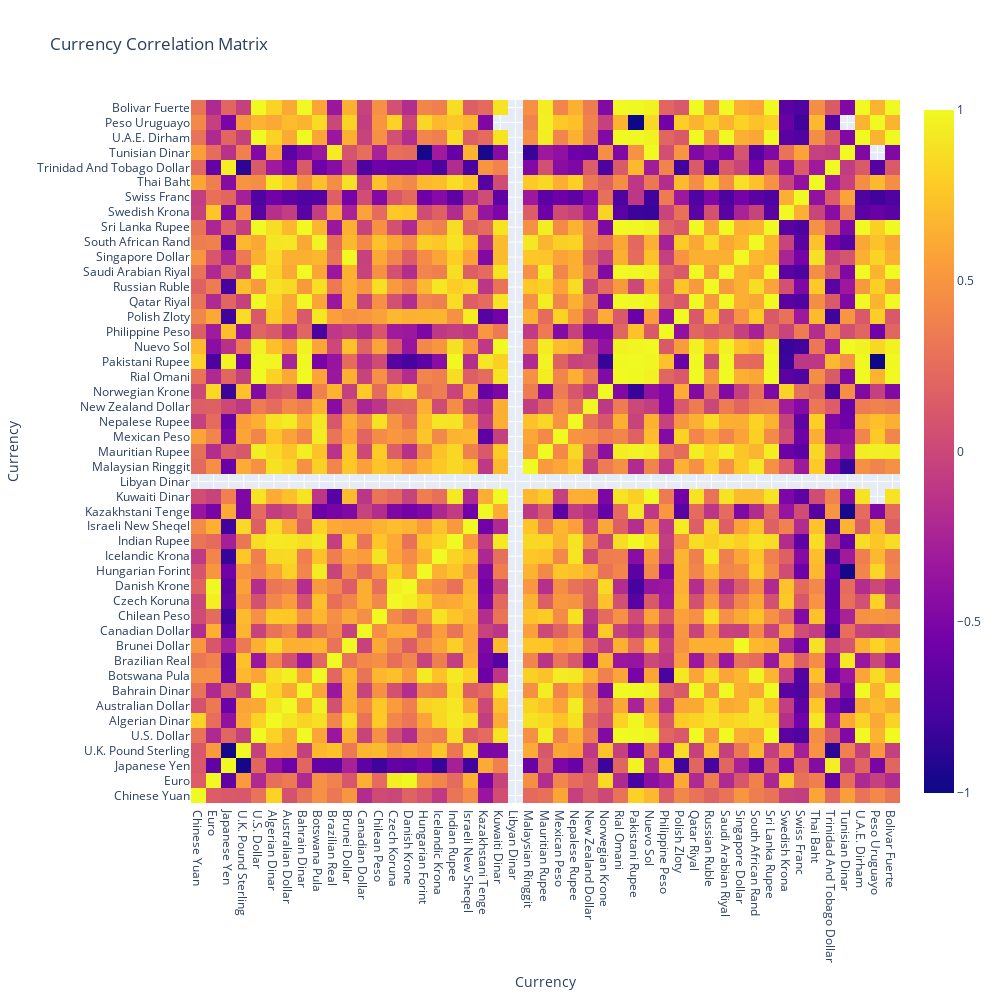

This figure's notebook cell:
### Code cell
import plotly.graph_objects as go

# Assuming 'df' is your DataFrame containing columns of currencies
# Calculate correlation matrix
corr_matrix = df.corr()

# Create a heatmap of the correlation matrix with hover tooltips
fig = go.Figure(data=go.Heatmap(
                   z=corr_matrix.values,
                   x=corr_matrix.columns,
                   y=corr_matrix.columns,
                   hoverongaps = False))

# Customize the layout
fig.update_layout(
    title='Currency Correlation Matrix',
    xaxis=dict(title='Currency'),
    yaxis=dict(title='Currency'),
    width=1000,  # Adjust width as needed
    height=1000,  # Adjust height as needed
    margin=dict(l=50, r=50, b=100, t=100),  # Add margin to accommodate axis labels
    
)

# Show the plot
fig.show()

### Figure 1 — Plotly figure (JSON) as saved in the notebook; plotly's stock layout.template omitted (floating-point values rounded to 4 significant figures; data arrays with more than 128 entries replaced by an {"elided": "..."} marker saying what was removed)
{"data": [{"hoverongaps": false, "type": "heatmap", "x": ["Chinese Yuan", "Euro", "Japanese Yen", "U.K. Pound Sterling", "U.S. Dollar", "Algerian Dinar", "Australian Dollar", "Bahrain Dinar", "Botswana Pula", "Brazilian Real", "Brunei Dollar", "Canadian Dollar", "Chilean Peso", "Czech Koruna", "Danish Krone", "Hungarian Forint", "Icelandic Krona", "Indian Rupee", "Israeli New Sheqel", "Kazakhstani Tenge", "Kuwaiti Dinar", "Libyan Dinar", "Malaysian Ringgit", "Mauritian Rupee", "Mexican Peso", "Nepalese Rupee", "New Zealand Dollar", "Norwegian Krone", "Rial Omani", "Pakistani Rupee", "Nuevo Sol", "Philippine Peso", "Polish Zloty", "Qatar Riyal", "Russian Ruble", "Saudi Arabian Riyal", "Singapore Dollar", "South African Rand", "Sri Lanka Rupee", "Swedish Krona", "Swiss Franc", "Thai Baht", "Trinidad And Tobago Dollar", "Tunisian Dinar", "U.A.E. Dirham", "Peso Uruguayo", "Bolivar Fuerte"], "y": ["Chinese Yuan", "Euro", "Japanese Yen", "U.K. Pound Sterling", "U.S. Dollar", "Algerian Dinar", "Australian Dollar", "Bahrain Dinar", "Botswana Pula", "Brazilian Real", "Brunei Dollar", "Canadian Dollar", "Chilean Peso", "Czech Koruna", "Danish Krone", "Hungarian Forint", "Icelandic Krona", "Indian Rupee", "Israeli New Sheqel", "Kazakhstani Tenge", "Kuwaiti Dinar", "Libyan Dinar", "Malaysian Ringgit", "Mauritian Rupee", "Mexican Peso", "Nepalese Rupee", "New Zealand Dollar", "Norwegian Krone", "Rial Omani", "Pakistani Rupee", "Nuevo Sol", "Philippine Peso", "Polish Zloty", "Qatar Riyal", "Russian Ruble", "Saudi Arabian Riyal", "Singapore Dollar", "South African Rand", "Sri Lanka Rupee", "Swedish Krona", "Swiss Franc", "Thai Baht", "Trinidad And Tobago Dollar", "Tunisian Dinar", "U.A.E. Dirham", "Peso Uruguayo", "Bolivar Fuerte"], "z": {"elided": "47x47 float values"}}], "layout": {"height": 1000, "margin": {"b": 100, "l": 50, "r": 50, "t": 100}, "title": {"text": "Currency Correlation Matrix"}, "width": 1000, "xaxis": {"title": {"text": "Currency"}}, "yaxis": {"title": {"text": "Currency"}}}}
